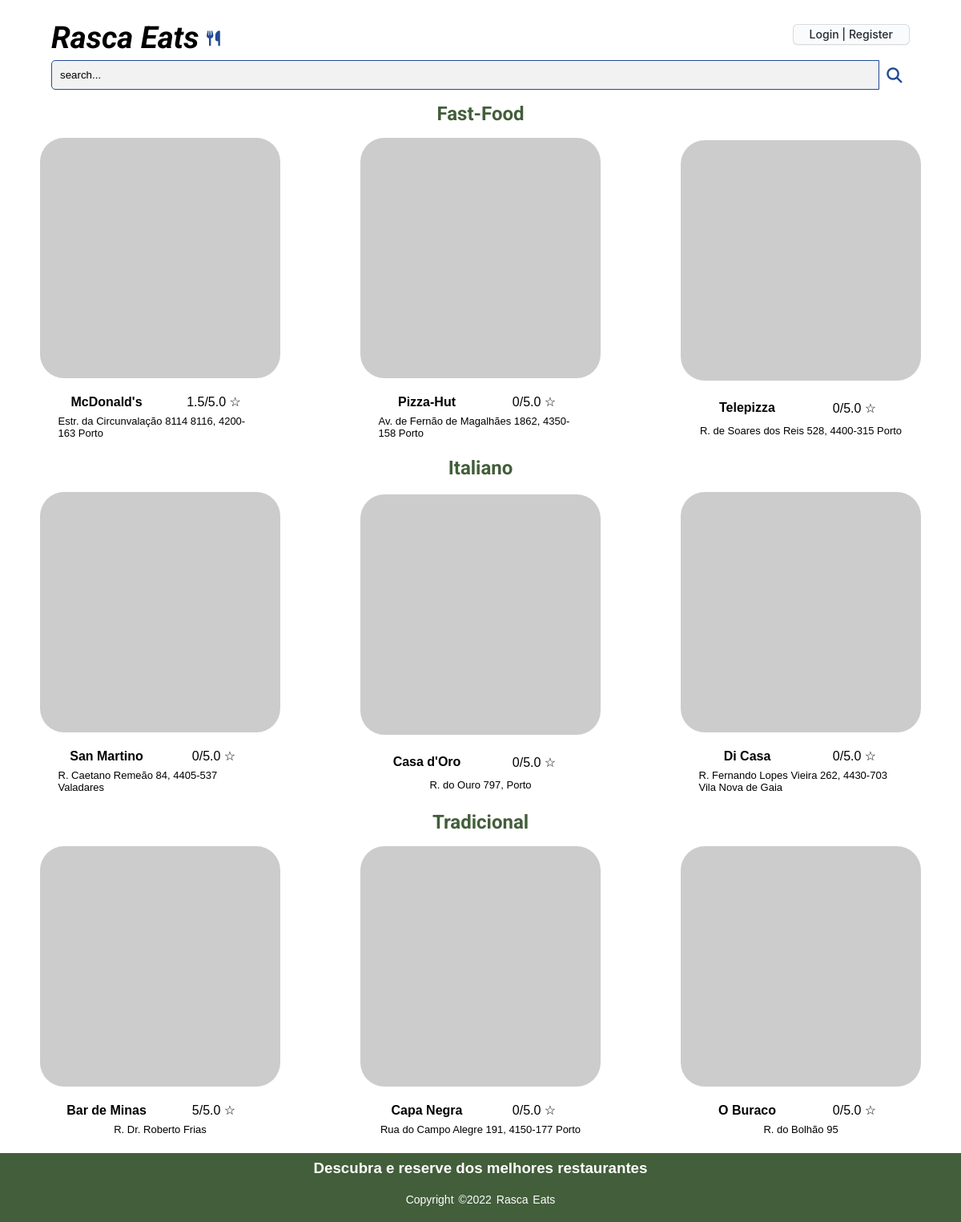
The page /frontpage.php on the database its author committed.
### tables this page shows
CREATE TABLE Restaurant(
    restaurantId integer PRIMARY KEY,
    restaurantName varchar NOT NULL,
    adress varchar NOT NULL,
    category varchar NOT NULL,
    phoneNumber integer NOT NULL,
    rating real NOT NULL ON CONFLICT REPLACE DEFAULT 0,
    ownerId integer NOT NULL,
    photo varchar NOT NULL,
    CONSTRAINT fk_clientId FOREIGN KEY (ownerId)
        REFERENCES Client(clientId)
        ON DELETE CASCADE
        ON UPDATE CASCADE
);

### sql/restaurant.php (called while the page is built, shortened)
<?php
    class Restaurant {
        static function getRestaurantCategory($db, $category) {
            $stmt = $db->prepare('SELECT * FROM Restaurant WHERE category = ? limit 3');
            $stmt->execute(array($category));
            return $stmt->fetchAll();
        }
        static function getCategories($db){
            $stmt = $db->prepare('SELECT DISTINCT category FROM Restaurant ORDER BY category');
            $stmt->execute();
            return $stmt->fetchAll();
        }
    }
?>

### templates/restaurant.php (the view, shortened to what this page needs)
<?php function output_list_restaurants($categories, $db){ ?>
    <section id= "restaurants"><?php
        foreach($categories as $category){  ?>
            <section id = "category">
                <h2>
                <?php echo $category['category']?>
                </h2> <?php $restaurants = Restaurant::getRestaurantCategory($db, $category['category']);
                foreach($restaurants as $restaurant){ ?>
                    <article>
                        <a href="restaurant.php?id=<?php echo $restaurant['restaurantId']?>"><img src="https://picsum.photos/300/300?<?php echo $restaurant['restaurantName']?>" alt="Restaurant photo"></a>
                        <a href="restaurant.php?id=<?php echo $restaurant['restaurantId']?>"><p><?php echo $restaurant['restaurantName']?></p></a>
                        <p><?php echo $restaurant['rating']?>/5.0 ☆</p>
                        <p><?php echo $restaurant['adress']?></p>
                    </article>
        <?php   } ?>
            </section>
        <?php   } ?>
    </section>
<?php } ?>

### frontPage.php (shortened to what this page needs)
<?php
    require_once('sql/connection.php');
    require_once('sql/restaurant.php');
    require_once('templates/common.php');
    require_once('templates/restaurant.php');
    $db = getDatabaseConnection();
    $db->setAttribute(PDO::ATTR_DEFAULT_FETCH_MODE, PDO::FETCH_ASSOC);
    $categories = Restaurant::getCategories($db);
?>
<!DOCTYPE html>
<html lang="en">
<head>
    <link rel="stylesheet" href="css/style.css">
</head>
<body>
    <?php output_header($db);
    output_list_restaurants($categories, $db);
    output_footer();  ?>
    </body>
</html>

### templates/common.php (shortened to what this page needs)
<?php function output_header($db){ ?>
  <header>
        <h1><a href="frontPage.php">Rasca Eats</a></h1>
        <i class="fa-solid fa-utensils" id="utensils"></i>
        <div class = "l" id="loginForm">
            <?php
            if (isset($_SESSION['id'])){
                    drawLogoutForm($_SESSION['name'], $db)?>
<?php            }
            else{ ?>
                    <div class="login">
                        <a href="login_register.php">Login | Register</a>
                    </div>
<?php       }
                ?>
        </div>
        <div class="search">
            <input type="text" id="searchrestaurant" class="searchInput" name="search" placeholder="search...">
            <i class="fa-solid fa-magnifying-glass" id="magnifyingGlass"></i>
        </div>
    </header>
<?php } ?>
<?php function output_footer(){ ?>
  <footer>
        <div class="footer-content">
            <h3>Descubra e reserve dos melhores restaurantes</h3>
        </div>
        <div class="footer-bottom">
            <p>copyright &copy;2022 Rasca Eats</p>
        </div>
    </footer>
<?php } ?>

### css/style.css (style rules this page uses)
* { margin: 0; padding: 0; font-family:sans-serif; }
header { padding: 1em; display: grid; grid-template-columns: 12em 3em auto; padding-top: 1.5em; padding-left: 4em; padding-right: 4em; }
header h1 { grid-column: 1; grid-row: 1/1; padding-bottom: 0.2em; }
#utensils { grid-column: 2; grid-row: 1; text-align: left; padding-top: 0.8em; font-size: larger; padding-left: 0.1em; color:rgb(32, 74, 150) }
header h1 a { text-decoration: none; color: black; font-family: 'Roboto', sans-serif; font-size: larger; font-style: italic; }
#loginForm { grid-column: 3; grid-row: 1; display: block; text-align: right; padding-top: 0.4em; }
#loginForm > .login > a, #loginForm > .login > a:visited { appearance: none; background-color: #FAFBFC; border: 1px solid rgba(27, 31, 35, 0.15); border-radius: 6px; box-shadow: rgba(27, 31, 35, 0.04) 0 1px 0, rgba(255, 255, 255, 0.25) 0 1px 0 inset; box-sizing: border-box; color: #24292E; cursor: pointer; display: inline-block; font-family: -apple-system, system-ui, "Segoe UI", Helvetica, Arial, sans-serif, "Apple Color Emoji", "Segoe UI Emoji"; font-size: 14px; font-weight: 500; line-height: 20px; list-style: none; padding: 2px 20px; position: relative; transition: background-color 0.2s cubic-bezier(0.3, 0, 0.5, 1); user-select: none; -webkit-user-select: none; touch-action: manipulation; vertical-align: middle; white-space: nowrap; word-wrap: break-word; text-decoration: none; padding-bottom: 0.1em; }
.search { width: 100%; display: inline-flex; grid-column-start: 1; grid-column-end: 4; }
.searchInput { flex-grow: 1; padding: 10px; outline: none; border: 1px solid rgb(32, 74, 150); border-radius: 5px 0 0 5px; background: rgb(242, 242, 242); }
.searchInput::placeholder { color:rgb(0, 0, 0) }
#magnifyingGlass { width: 2em; color: rgb(32, 74, 150); outline: none; border: none; display: flex; justify-content: center; border-radius: 0 5px 5px 0; padding-bottom: 0.1em; font-size: larger; padding-top: 0.5em; }
#restaurants { display: flex; flex-direction: column; }
#category { display: grid; grid-template-columns: 300px 300px 300px; justify-content: space-around; }
#category article { grid-row-start: 2; grid-row-end: 3; justify-items: center; align-items: center; display: grid; grid-template-columns: 1fr 1fr; padding: 1em; }
#category article:nth-child(2) { grid-column: 1/2; }
#category article:nth-child(3) { grid-column: 2/3; }
#category article:nth-child(4) { grid-column: 3/4; }
#category h2 { text-align: center; grid-column: 2/3; grid-row:1/2; color: #425e3a; font-family: 'Roboto', sans-serif; }
#category article a:nth-child(2), article.sr a:nth-child(2) { font-weight: bolder; grid-column-start: 1; grid-row-start: 2; padding-top: 1em; text-decoration: none; color: #000; }
#category article p:nth-child(3), article.sr p:nth-child(3) { grid-column-start: 2; grid-row-start: 2; padding-top: 1em; }
#category article p:nth-child(3)::after, article.sr p:nth-child(3)::after { content: ☆; color: yellow; }
#category article p:nth-child(4), article.sr p:nth-child(4) { padding:0.5em; grid-column: 1/3; grid-row-start: 3; font-weight: lighter; font-size: small; }
#category article a:nth-child(1), article.sr a:nth-child(1) { grid-column-start: 1; grid-column-end: 3; }
#category article img, article.sr img { border-radius: 10%; }
footer { background-color: #425e3a; font-family: 'Gill Sans', 'Gill Sans MT', Calibri, 'Trebuchet MS', sans-serif; padding-top: 0.5em; color: #fff; z-index: 3; }
.footer-content { display: flex; align-items: center; justify-content: center; flex-direction: column; }
.footer-content h3 { font-family: Verdana, Geneva, Tahoma, sans-serif; }
.footer-bottom { background: transparent; padding: 20px 0; text-align: center; }
.footer-bottom p { font-size: 14px; word-spacing: 2px; text-transform: capitalize; }

### rows shown on the page
restaurant: restaurantName "McDonald's", rating "1.5", adress "Estr. da Circunvalação 8114 8116, 4200-163 Porto"
restaurant: restaurantName "Pizza-Hut", rating "0", adress "Av. de Fernão de Magalhães 1862, 4350-158 Porto"
restaurant: restaurantName "Telepizza", rating "0", adress "R. de Soares dos Reis 528, 4400-315 Porto"
restaurant: restaurantName "San Martino", rating "0", adress "R. Caetano Remeão 84, 4405-537 Valadares"
restaurant: restaurantName "Casa d'Oro", rating "0", adress "R. do Ouro 797, Porto"
restaurant: restaurantName "Di Casa", rating "0", adress "R. Fernando Lopes Vieira 262, 4430-703 Vila Nova de Gaia"
restaurant: restaurantName "Bar de Minas", rating "5", adress "R. Dr. Roberto Frias"
restaurant: restaurantName "Capa Negra", rating "0", adress "Rua do Campo Alegre 191, 4150-177 Porto"
restaurant: restaurantName "O Buraco", rating "0", adress "R. do Bolhão 95"

### other values the page prints
$category['category'] "Fast-Food"
$category['category'] "Italiano"
$category['category'] "Tradicional"
